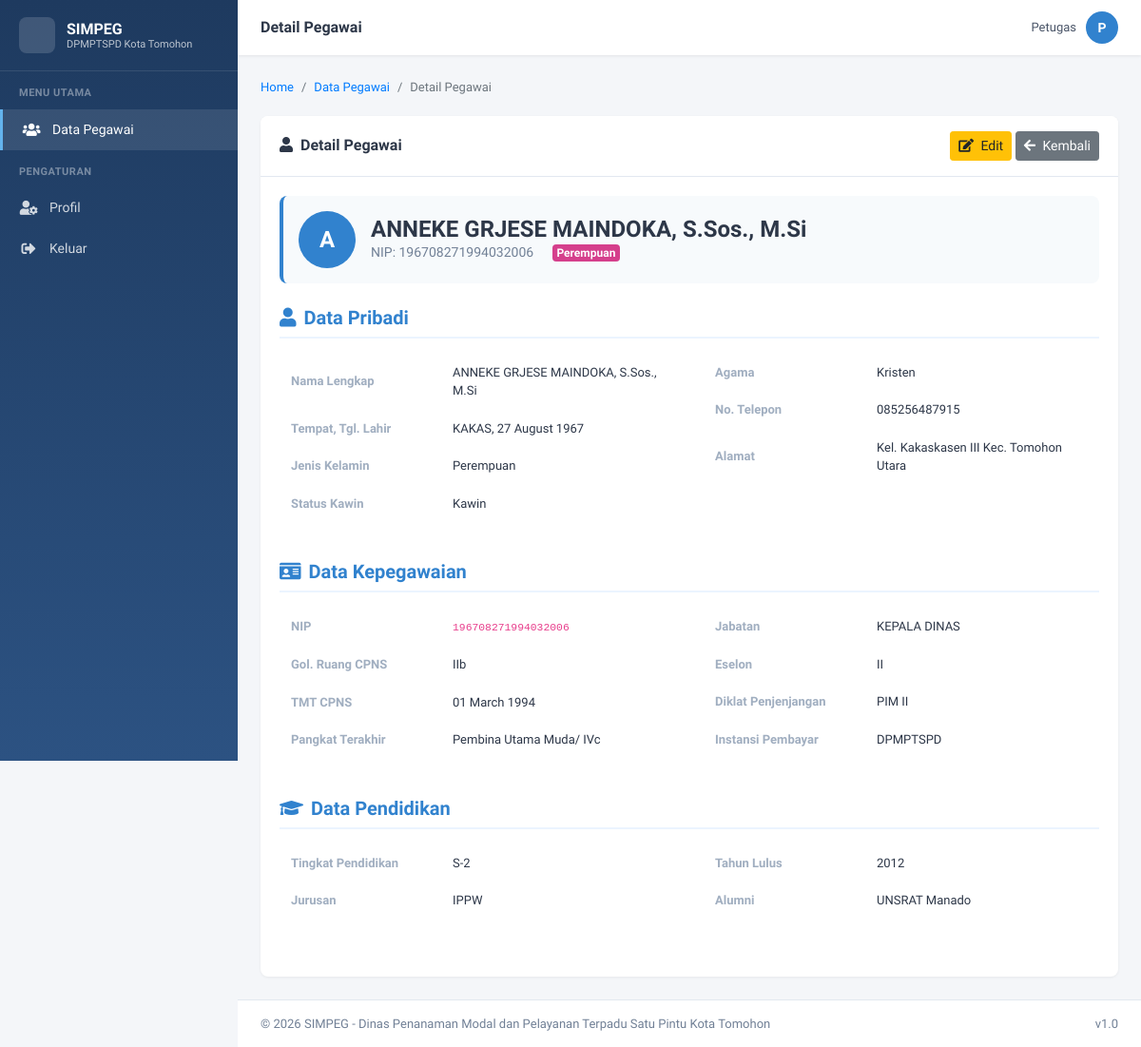
Screenshot of /index.php/pegawai/detail/196708271994032006 with the database file from the repository.
### tables this page shows
CREATE TABLE `pegawai` (
  `nama` varchar(200) NOT NULL,
  `nip` varchar(30) NOT NULL,
  `gol_ruang_cpns` varchar(10) DEFAULT NULL,
  `tmt_cpns` date DEFAULT NULL,
  `pangkat_terakhir` varchar(100) DEFAULT NULL,
  `jenis_kelamin` enum('L','P') NOT NULL DEFAULT 'L',
  `jabatan` varchar(200) DEFAULT NULL,
  `eselon` varchar(10) DEFAULT NULL,
  `diklat_penjenjangan` varchar(50) DEFAULT NULL,
  `instansi_pembayar` varchar(100) DEFAULT NULL,
  `keterangan` text,
  `role` varchar(256) NOT NULL,
  `password` varchar(256) NOT NULL,
  `created_at` datetime DEFAULT CURRENT_TIMESTAMP,
  `updated_at` datetime DEFAULT CURRENT_TIMESTAMP ON UPDATE CURRENT_TIMESTAMP
);

CREATE TABLE `pegawai_pribadi` (
  `nip` varchar(25) NOT NULL,
  `tempat_lahir` varchar(100) DEFAULT NULL,
  `tanggal_lahir` date DEFAULT NULL,
  `status_kawin` varchar(20) DEFAULT NULL,
  `agama` varchar(20) DEFAULT NULL,
  `alamat` text,
  `no_telp` varchar(20) DEFAULT NULL,
  `keterangan` text,
  `created_at` datetime DEFAULT CURRENT_TIMESTAMP,
  `updated_at` datetime DEFAULT CURRENT_TIMESTAMP ON UPDATE CURRENT_TIMESTAMP
);

CREATE TABLE `pegawai_drh` (
  `nip` varchar(25) NOT NULL,
  `tingkat_pendidikan` varchar(10) DEFAULT NULL,
  `jurusan` varchar(150) DEFAULT NULL,
  `tahun_lulus` year DEFAULT NULL,
  `alumni` varchar(100) DEFAULT NULL,
  `keterangan` text,
  `created_at` datetime DEFAULT CURRENT_TIMESTAMP,
  `updated_at` datetime DEFAULT CURRENT_TIMESTAMP ON UPDATE CURRENT_TIMESTAMP
);

### application/controllers/Pegawai.php (called while the page is built, shortened)
<?php
class Pegawai extends CI_Controller {
    public function __construct()
    {
        $this->load->model('Pegawai_model');
    }
    public function detail($nip)
    {
        $data['title'] = 'Detail Pegawai';
        $data['pegawai'] = $this->Pegawai_model->get_by_nip($nip);
        $this->load->view('templates/header', $data);
        $this->load->view('pegawai/detail', $data);
        $this->load->view('templates/footer');
    }
}

### index.php (called while the page is built, shortened)
<?php
require_once BASEPATH.'core/CodeIgniter.php';

### application/models/Pegawai_model.php (called while the page is built, shortened)
<?php
class Pegawai_model extends CI_Model {
    public function get_by_nip($nip)
    {
        $this->db->select('pegawai.*, pegawai_pribadi.tempat_lahir, pegawai_pribadi.tanggal_lahir, pegawai_pribadi.status_kawin, pegawai_pribadi.agama, pegawai_pribadi.alamat, pegawai_pribadi.no_telp, pegawai_drh.tingkat_pendidikan, pegawai_drh.jurusan, pegawai_drh.tahun_lulus, pegawai_drh.alumni');
        $this->db->from('pegawai');
        $this->db->join('pegawai_pribadi', 'pegawai_pribadi.nip = pegawai.nip', 'left');
        $this->db->join('pegawai_drh', 'pegawai_drh.nip = pegawai.nip', 'left');
        $this->db->where('pegawai.nip', $nip);
        return $this->db->get()->row();
    }
}

### application/views/pegawai/detail.php (the view, shortened to what this page needs)
<nav class="breadcrumb-wrapper">
    <ol class="breadcrumb">
        <li class="breadcrumb-item"><a href="<?= site_url('pegawai') ?>">Home</a></li>
        <li class="breadcrumb-item"><a href="<?= site_url('pegawai') ?>">Data Pegawai</a></li>
        <li class="breadcrumb-item active">Detail Pegawai</li>
    </ol>
</nav>
<?php $p = $pegawai; ?>
<div class="card">
    <div class="card-header d-flex justify-content-between align-items-center">
        <h3><i class="fas fa-user mr-2"></i>Detail Pegawai</h3>
        <div>
            <a href="<?= site_url('pegawai/edit/'.$p->nip) ?>" class="btn btn-warning btn-sm">
                <i class="fas fa-edit mr-1"></i> Edit
            </a>
            <a href="<?= site_url('pegawai') ?>" class="btn btn-secondary btn-sm">
                <i class="fas fa-arrow-left mr-1"></i> Kembali
            </a>
        </div>
    </div>
    <div class="card-body">
        <div class="d-flex align-items-center mb-4 p-3" style="background:#f7fafc;border-radius:8px;border-left:4px solid #3182ce">
            <div style="width:60px;height:60px;border-radius:50%;background:#3182ce;color:#fff;display:flex;align-items:center;justify-content:center;font-size:24px;font-weight:700;margin-right:16px">
                <?= strtoupper(substr($p->nama, 0, 1)) ?>
            </div>
            <div>
                <h4 style="margin:0;color:#2d3748;font-weight:700"><?= $p->nama ?></h4>
                <span style="color:#718096;font-size:14px">NIP: <?= $p->nip ?></span>
                <span class="ml-3 badge badge-<?= ($p->jenis_kelamin == 'L') ? 'laki' : 'perempuan' ?>" style="font-size:12px">
                    <?= ($p->jenis_kelamin == 'L') ? 'Laki-laki' : 'Perempuan' ?>
                </span>
            </div>
        </div>
        <div class="mb-3">
            <h5 style="color:#3182ce;font-weight:700;border-bottom:2px solid #ebf4ff;padding-bottom:8px">
                <i class="fas fa-user mr-2"></i>Data Pribadi
            </h5>
        </div>
        <div class="row mb-4">
            <div class="col-md-6">
                <table class="table table-borderless table-sm">
                    <tr>
                        <td style="width:170px;color:#a0aec0;font-weight:600">Nama Lengkap</td>
                        <td style="color:#2d3748"><?= $p->nama ?></td>
                    </tr>
                    <tr>
                        <td style="color:#a0aec0;font-weight:600">Tempat, Tgl. Lahir</td>
                        <td style="color:#2d3748"><?= $p->tempat_lahir ?>, <?= $p->tanggal_lahir ? date('d F Y', strtotime($p->tanggal_lahir)) : '-' ?></td>
                    </tr>
                    <tr>
                        <td style="color:#a0aec0;font-weight:600">Jenis Kelamin</td>
                        <td style="color:#2d3748"><?= ($p->jenis_kelamin == 'L') ? 'Laki-laki' : 'Perempuan' ?></td>
                    </tr>
                    <tr>
                        <td style="color:#a0aec0;font-weight:600">Status Kawin</td>
                        <td style="color:#2d3748"><?= $p->status_kawin ?: '-' ?></td>
                    </tr>
                </table>
            </div>
            <div class="col-md-6">
                <table class="table table-borderless table-sm">
                    <tr>
                        <td style="width:170px;color:#a0aec0;font-weight:600">Agama</td>
                        <td style="color:#2d3748"><?= $p->agama ?: '-' ?></td>
                    </tr>
                    <tr>
                        <td style="color:#a0aec0;font-weight:600">No. Telepon</td>
                        <td style="color:#2d3748"><?= $p->no_telp ?: '-' ?></td>
                    </tr>
                    <tr>
                        <td style="color:#a0aec0;font-weight:600">Alamat</td>
                        <td style="color:#2d3748"><?= $p->alamat ?: '-' ?></td>
                    </tr>
                </table>
            </div>
        </div>
        <div class="mb-3">
            <h5 style="color:#3182ce;font-weight:700;border-bottom:2px solid #ebf4ff;padding-bottom:8px">
                <i class="fas fa-id-card mr-2"></i>Data Kepegawaian
            </h5>
        </div>
        <div class="row mb-4">
            <div class="col-md-6">
                <table class="table table-borderless table-sm">
                    <tr>
                        <td style="width:170px;color:#a0aec0;font-weight:600">NIP</td>
                        <td style="color:#2d3748"><code><?= $p->nip ?></code></td>
                    </tr>
                    <tr>
                        <td style="color:#a0aec0;font-weight:600">Gol. Ruang CPNS</td>
                        <td style="color:#2d3748"><?= $p->gol_ruang_cpns ?: '-' ?></td>
                    </tr>
                    <tr>
                        <td style="color:#a0aec0;font-weight:600">TMT CPNS</td>
                        <td style="color:#2d3748"><?= $p->tmt_cpns ? date('d F Y', strtotime($p->tmt_cpns)) : '-' ?></td>
                    </tr>
                    <tr>
                        <td style="color:#a0aec0;font-weight:600">Pangkat Terakhir</td>
                        <td style="color:#2d3748"><?= $p->pangkat_terakhir ?: '-' ?></td>
                    </tr>
                </table>
            </div>
            <div class="col-md-6">
                <table class="table table-borderless table-sm">
                    <tr>
                        <td style="width:170px;color:#a0aec0;font-weight:600">Jabatan</td>
                        <td style="color:#2d3748"><?= $p->jabatan ?: '-' ?></td>
                    </tr>
                    <tr>
                        <td style="color:#a0aec0;font-weight:600">Eselon</td>
                        <td style="color:#2d3748"><?= $p->eselon ?: '-' ?></td>
                    </tr>
                    <tr>
                        <td style="color:#a0aec0;font-weight:600">Diklat Penjenjangan</td>
                        <td style="color:#2d3748"><?= $p->diklat_penjenjangan ?: '-' ?></td>
                    </tr>
                    <tr>
                        <td style="color:#a0aec0;font-weight:600">Instansi Pembayar</td>
                        <td style="color:#2d3748"><?= $p->instansi_pembayar ?: '-' ?></td>
                    </tr>
                </table>
            </div>
        </div>
        <div class="mb-3">
            <h5 style="color:#3182ce;font-weight:700;border-bottom:2px solid #ebf4ff;padding-bottom:8px">
                <i class="fas fa-graduation-cap mr-2"></i>Data Pendidikan
            </h5>
        </div>
        <div class="row mb-4">
            <div class="col-md-6">
                <table class="table table-borderless table-sm">
                    <tr>
                        <td style="width:170px;color:#a0aec0;font-weight:600">Tingkat Pendidikan</td>
                        <td style="color:#2d3748"><?= $p->tingkat_pendidikan ?: '-' ?></td>
                    </tr>
                    <tr>
                        <td style="color:#a0aec0;font-weight:600">Jurusan</td>
                        <td style="color:#2d3748"><?= $p->jurusan ?: '-' ?></td>
                    </tr>
                </table>
            </div>
            <div class="col-md-6">
                <table class="table table-borderless table-sm">
                    <tr>
                        <td style="width:170px;color:#a0aec0;font-weight:600">Tahun Lulus</td>
                        <td style="color:#2d3748"><?= $p->tahun_lulus ?: '-' ?></td>
                    </tr>
                    <tr>
                        <td style="color:#a0aec0;font-weight:600">Alumni</td>
                        <td style="color:#2d3748"><?= $p->alumni ?: '-' ?></td>
                    </tr>
                </table>
            </div>
        </div>
    </div>
</div>

### application/views/templates/header.php (style rules this page uses)
body { font-family: 'Source Sans Pro', sans-serif; font-size: 14px; background-color: #f4f6f9; }
.breadcrumb-wrapper { margin-bottom: 20px; }
.breadcrumb-wrapper .breadcrumb { background: transparent; padding: 0; margin: 0; font-size: 13px; }
.card { border: none; border-radius: 8px; box-shadow: 0 1px 3px rgba(0, 0, 0, 0.06); }
.card-header { background: #fff; border-bottom: 1px solid #e2e8f0; padding: 16px 20px; border-radius: 8px 8px 0 0 !important; }
.card-header h3 { font-size: 16px; font-weight: 600; color: #2d3748; margin: 0; }
.card-body { padding: 20px; }
.table tbody td { vertical-align: middle; padding: 10px 12px; font-size: 13px; color: #4a5568; }
.badge-perempuan { background-color: #d53f8c; color: #fff; }

### rows the page displays
pegawai: nama "A", nama "ANNEKE GRJESE MAINDOKA, S.Sos., M.Si", nip "196708271994032006", pegawai_pribadi.tempat_lahir "KAKAS", pegawai_pribadi.tanggal_lahir "27 August 1967", pegawai_pribadi.status_kawin "Kawin", pegawai_pribadi.agama "Kristen", pegawai_pribadi.no_telp "085256487915", pegawai_pribadi.alamat "Kel. Kakaskasen III Kec. Tomohon Utara", gol_ruang_cpns "IIb", tmt_cpns "01 March 1994", pangkat_terakhir "Pembina Utama Muda/ IVc", jabatan "KEPALA DINAS", eselon "II", diklat_penjenjangan "PIM II", instansi_pembayar "DPMPTSPD", pegawai_drh.tingkat_pendidikan "S-2", pegawai_drh.jurusan "IPPW", pegawai_drh.tahun_lulus "2012", pegawai_drh.alumni "UNSRAT Manado"

### other values shown
$title "Detail Pegawai"
